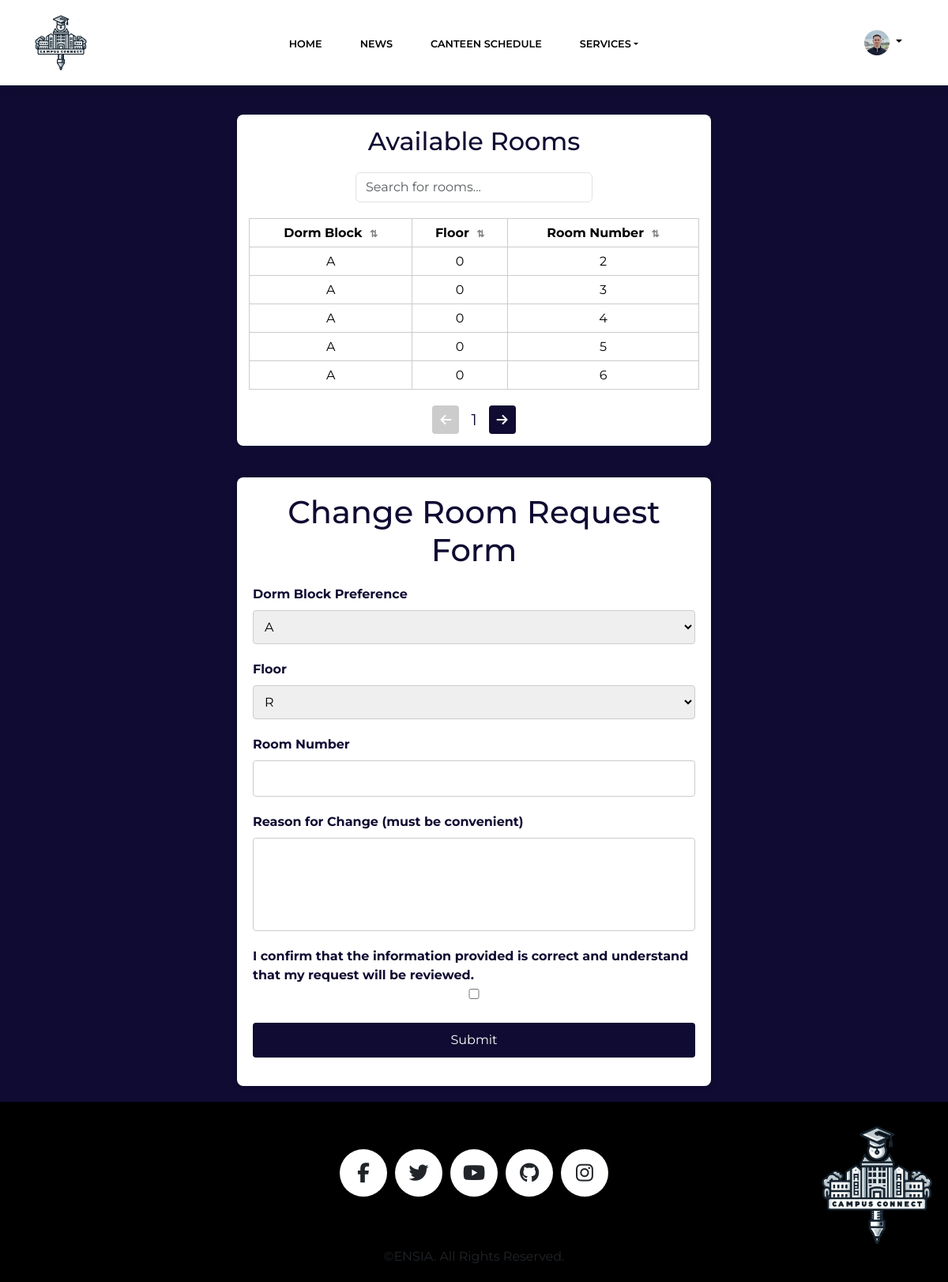
The page /changeRoom.php (signed in) on the database its author committed.
### tables this page shows
CREATE TABLE `student` (
  `Id` varchar(255) NOT NULL,
  `firstName` varchar(100) NOT NULL,
  `lastName` varchar(100) NOT NULL,
  `Email` varchar(255) NOT NULL,
  `Password` varchar(255) NOT NULL,
  `roomId` int(11) DEFAULT NULL,
  `img_path` varchar(200) NOT NULL,
  `phone` varchar(50) DEFAULT NULL
);

CREATE TABLE `room` (
  `Id` int(11) NOT NULL,
  `FloorID` int(11) NOT NULL,
  `RoomNumber` int(11) NOT NULL,
  `blockid` int(11) NOT NULL
);

CREATE TABLE `block` (
  `Id` int(11) NOT NULL,
  `blockName` varchar(100) NOT NULL
);

CREATE TABLE `floor` (
  `Id` int(11) NOT NULL,
  `FloorNumber` int(11) NOT NULL,
  `BlockID` int(11) NOT NULL
);

### changeRoom.php (the view, shortened to what this page needs)
<?php
    require 'headerStud.php';
    $sql = "SELECT r.Id, r.RoomNumber, f.FloorNumber, b.blockName
FROM room r
JOIN floor f ON r.FloorID = f.Id
JOIN block b ON f.BlockID = b.Id
LEFT JOIN student s ON r.Id = s.roomId
WHERE s.roomId IS NULL;
";
    $result = $conn->query($sql);
    $rooms = [];
    if ($result && $result->num_rows > 0) {
        while ($row = $result->fetch_assoc()) {
            $rooms[] = $row;
        }
    }
?>
<!DOCTYPE html>
<html data-bs-theme="light" lang="en">
<head>
    <link rel="stylesheet" href="assets/bootstrap/css/bootstrap.min.css">
    <link rel="stylesheet" href="assets/fonts/simple-line-icons.min.css">
    <link rel="stylesheet" href="assets/css/Rooms.css">
    <link rel="stylesheet" href="assets/css/styles.css">
    <link rel="stylesheet" href="https://cdnjs.cloudflare.com/ajax/libs/font-awesome/6.6.0/css/all.min.css" />
</head>
<body>
    <div class="available-rooms">
        <h2>Available Rooms</h2>
        <input type="text" class="search-input form-control" id="search" placeholder="Search for rooms...">
        <table class="table">
            <thead>
                <tr>
                    <th data-column="block" class="sortable">Dorm Block <span class="sort-icon">⇅</span></th>
                    <th data-column="floor" class="sortable">Floor <span class="sort-icon">⇅</span></th>
                    <th data-column="number" class="sortable">Room Number <span class="sort-icon">⇅</span></th>
                </tr>
            </thead>
            <tbody id="room-table-body">
                <?php if (!empty($rooms)): ?>
                    <?php foreach ($rooms as $room): ?>
                        <tr>
                            <td><?php echo htmlspecialchars($room['blockName']); ?></td>
                            <td><?php echo htmlspecialchars($room['FloorNumber']); ?></td>
                            <td><?php echo htmlspecialchars($room['RoomNumber']); ?></td>
                        </tr>
                    <?php endforeach; ?>
                <?php else: ?>
                    <tr>
                        <td colspan="3">No available rooms.</td>
                    </tr>
                <?php endif; ?>
            </tbody>
        </table>
        <div class="pagination">
            <button id="prev" disabled><i class="fas fa-arrow-left"></i></button>
            <span id="page-num">1</span>
            <button id="next"><i class="fas fa-arrow-right"></i></button>
        </div>
    </div>
    <div class="Form-container">
        <h1>Change Room Request Form</h1>
        <form action="#" method="post" >
            <label for="dorm-block">Dorm Block Preference</label>
            <select id="dorm-block" name="dorm-block">
                <option value="A">A</option>
            </select>
            <label for="floor">Floor</label>
            <select id="floor" name="floor">
                <option value="R">R</option>
            </select>
            <label for="room-number">Room Number</label>
            <input type="number" id="room-number" name="room-number" min="1" max="40">
            <label for="reason">Reason for Change (must be convenient)</label>
<textarea id="reason" name="reason" rows="4"></textarea>
                <label class="checkbox">
                    I confirm that the information provided is correct and understand that my request will be reviewed.
                    <input type="checkbox" name="confirm" id="confirm-checkbox">
                </label>
            <button class="submit" type="submit">Submit</button>
        </form>
    </div>
    <?php include 'footer.php' ?>
</body>
</html>

### headerStud.php (shortened to what this page needs)
<?php
$studentId = $_SESSION['user']['Id'] ;
if ($studentId && $_SESSION['user']['isStud']===true) {
    require 'db_connection.php';
    $stmt = $conn->prepare("SELECT img_path FROM student WHERE Id = ?");
    $stmt->bind_param("i", $studentId);
    $stmt->execute();
    $result = $stmt->get_result();
    $user = $result->fetch_assoc();
    if ($user && isset($user['img_path'])) {
        $imgPath = $user['img_path'];
    }
} else {
    die("you are employee hhhhh");
}
?>
<header>
    <nav class="navbar navbar-expand-lg fixed-top bg-body clean-navbar">
        <div class="container">
            <a class="navbar-brand-logo" href="#">
                <img class="logo_img" src="assets/img/logo.png" alt="Brand Logo">
            </a>
            <div class="collapse navbar-collapse" id="navcol-1">
                <ul class="navbar-nav mx-auto">
                    <li id="nav-item" class="nav-item"><a class="nav-link" href="index.php">Home</a></li>
                    <li id="nav-item" class="nav-item"><a class="nav-link" href="news.php">News</a></li>
                    <li id="nav-item" class="nav-item"><a class="nav-link" href="Canteen.php">Canteen Schedule</a></li>
                    <li id="nav-drop" class="nav-item dropdown">
                        <a class="nav-link dropdown-toggle" href="#" id="servicesDropdown" role="button" data-bs-toggle="dropdown" aria-expanded="false">Services</a>
                    </li>
                </ul>
                <div class="dropdown d-none d-lg-block me-3">
                    <a href="#" class="d-block link-body-emphasis text-decoration-none dropdown-toggle" data-bs-toggle="dropdown" aria-expanded="false">
                        <img src="<?php echo htmlspecialchars($imgPath); ?>" alt="Profile Picture" width="32" height="32" class="rounded-circle">
                    </a>
                </div>
            </div>
        </div>
    </nav>
</header>

### footer.php (shortened to what this page needs)
<!DOCTYPE html>
<html data-bs-theme="light" lang="en">
<footer class="page-footer custom-bg-black">
    <div class="test">
        <div class="wrapper">
            <div class="button">
                <div class="icon"><i class="fab fa-facebook-f"></i></div>
            </div>
            <div class="button">
                <div class="icon"><i class="fab fa-twitter"></i></div>
            </div>
            <div class="button">
                <div class="icon"><i class="fab fa-youtube"></i></div>
            </div>
            <div class="button">
                <div class="icon"><i class="fab fa-github"></i></div>
            </div>
            <div class="button">
                <div class="icon"><i class="fab fa-instagram"></i></div>
            </div>
        </div>
        <div class="footer-image">
            <img src="assets/img/logo.png" alt="Footer Image" />
        </div>
    </div>
    <div class="text-center custom-bg-black p-1">
        <p>©ENSIA. All Rights Reserved.</p>
    </div>
</footer>
</html>

### assets/css/Rooms.css (style rules this page uses)
body { background-color: #0f0b32; display: flex; flex-direction: column; }
.Form-container { background-color: white; color: #0f0b32; padding: 20px; border-radius: 8px; width: 80%; max-width: 600px; box-shadow: 0 0 10px rgba(0, 0, 0, 0.1); margin: auto; margin-top: 20px; margin-bottom: 20px; flex-grow: 1; }
h1 { text-align: center; margin-bottom: 20px; }
form { display: flex; flex-direction: column; }
label { margin-bottom: 8px; font-weight: bold; }
input, select, textarea { padding: 10px; margin-bottom: 20px; border: 1px solid #ccc; border-radius: 4px; width: 100%; }
textarea { resize: none; }
.submit { padding: 10px; background-color: #0f0b32; color: white; border: none; border-radius: 4px; cursor: pointer; transition: background-color 0.3s ease; }
.available-rooms { margin: 20px auto; background-color: white; color: #0f0b32; padding: 15px; border-radius: 8px; width: 80%; max-width: 600px; display: block; text-align: center; }
.available-rooms .table { text-align: center; width: 100%; border-collapse: collapse; margin-top: 10px; background-color: #0f0b32; }
th, td { padding: 10px; border: 1px solid #ccc; }
th { background-color: #0f0b32; color: white; cursor: pointer; }
.sortable { cursor: pointer; position: relative; user-select: none; }
.sort-icon { font-size: 12px; margin-left: 5px; color: gray; }
tr:nth-child(even) { background-color: #f2f2f2; }
.checkbox { display: flex; flex-direction: column; align-items: center; margin-bottom: 10px; }
.checkbox input[type="checkbox"] { margin-left: 10px; margin-right: 10px; margin-top: 5px; }
.pagination { display: flex; justify-content: center; margin-top: 20px; align-items: center; }
.pagination button { margin: 0 5px; background-color: #0f0b32; color: white; border: none; border-radius: 4px; padding: 10px; cursor: pointer; transition: background-color 0.3s ease; }
.pagination button:disabled { background-color: #ccc; cursor: not-allowed; }
.pagination span { font-size: 20px; margin: 0 10px; color: #0f0b32; }
.search-input { max-width: 300px; margin: 20px auto; display: block; }

### assets/css/styles.css (style rules this page uses)
body { padding-top:125px; }
.nav-link { text-decoration: none; color: #000; position: relative; padding-bottom: 5px; background-image: linear-gradient(to right, #001226 0%, #001226 100%); background-size: 0% 2px; background-position: left bottom; background-repeat: no-repeat; transition: background-size 0.4s ease; }
.custom-bg-black { background-color: black !important; }
footer { bottom: 0; }
.logo_img { height: 70px; width:70px; }
button { padding: 10px; background-color: #0f0b32; color: white ; border: none; border-radius: 4px; cursor: pointer ; transition: background-color 0.3s ease ; }
.wrapper { display: flex; justify-content: center; align-items: center; float: left; width: 100%; margin-top: 30px; }
.footer-image { display: flex; justify-content: flex-end; }
.footer-image img { max-width: 150px; max-height: 150px; margin-right: 15px; }
.wrapper .button { display: inline-block; overflow: hidden; height: 60px; width: 60px; margin: 0 5px; background: rgb(255, 255, 255); border-radius: 50px; cursor: pointer; box-shadow: 0px 10px 10px rgba(0, 0, 0, 0.1); transition: all 0.3s ease-out; }
.wrapper .button .icon { display: inline-block; height: 60px; width: 60px; text-align: center; border-radius: 50px; line-height: 60px; transition: all 0.3s ease-out; box-sizing: border-box; }
.wrapper .button .icon i { font-size: 25px; line-height: 60px; }

### rows shown on the page
student: img_path (picture)
room: block.blockName "A", FloorID.FloorNumber "0", RoomNumber "2"
room: block.blockName "A", FloorID.FloorNumber "0", RoomNumber "3"
room: block.blockName "A", FloorID.FloorNumber "0", RoomNumber "4"
room: block.blockName "A", FloorID.FloorNumber "0", RoomNumber "5"
room: block.blockName "A", FloorID.FloorNumber "0", RoomNumber "6"
